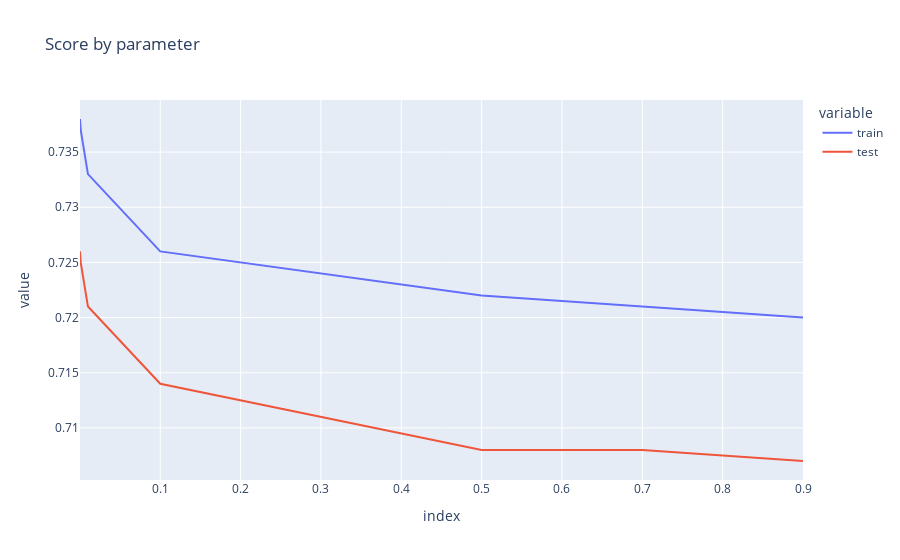

Here is the notebook cell this chart was saved with:
### Code cell
import plotly.express as px

fig = px.line(score, x=score.index, y=[score.train, score.test], title='Score by parameter')

fig.show()

### Figure 1 — Plotly figure (JSON) as saved in the notebook; plotly's stock layout.template omitted (floating-point values rounded to 4 significant figures)
{"data": [{"hovertemplate": "variable=train<br>index=%{x}<br>value=%{y}<extra></extra>", "legendgroup": "train", "line": {"color": "#636efa", "dash": "solid"}, "marker": {"symbol": "circle"}, "mode": "lines", "name": "train", "orientation": "h", "showlegend": true, "type": "scatter", "x": [0.0001, 0.001, 0.01, 0.1, 0.5, 0.7, 0.9], "xaxis": "x", "y": [0.738, 0.737, 0.733, 0.726, 0.722, 0.721, 0.72], "yaxis": "y"}, {"hovertemplate": "variable=test<br>index=%{x}<br>value=%{y}<extra></extra>", "legendgroup": "test", "line": {"color": "#EF553B", "dash": "solid"}, "marker": {"symbol": "circle"}, "mode": "lines", "name": "test", "orientation": "h", "showlegend": true, "type": "scatter", "x": [0.0001, 0.001, 0.01, 0.1, 0.5, 0.7, 0.9], "xaxis": "x", "y": [0.726, 0.725, 0.721, 0.714, 0.708, 0.708, 0.707], "yaxis": "y"}], "layout": {"legend": {"title": {"text": "variable"}, "tracegroupgap": 0}, "title": {"text": "Score by parameter"}, "xaxis": {"anchor": "y", "domain": [0, 1], "title": {"text": "index"}}, "yaxis": {"anchor": "x", "domain": [0, 1], "title": {"text": "value"}}}}
